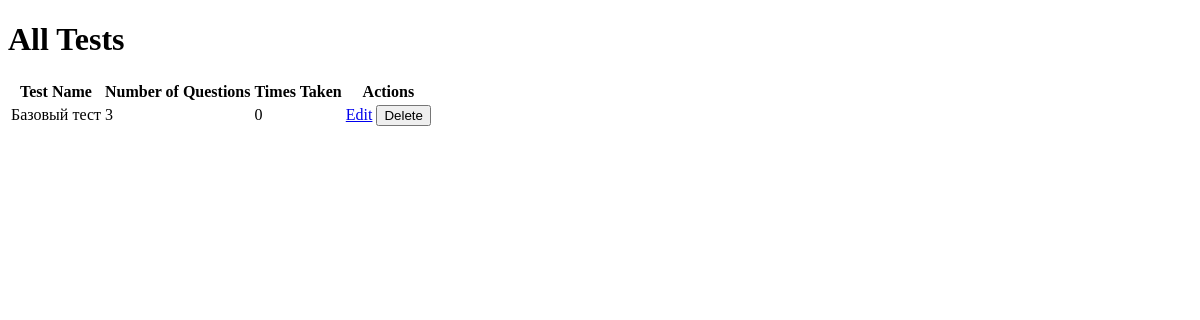
The page /view_tests on the database as committed earlier.
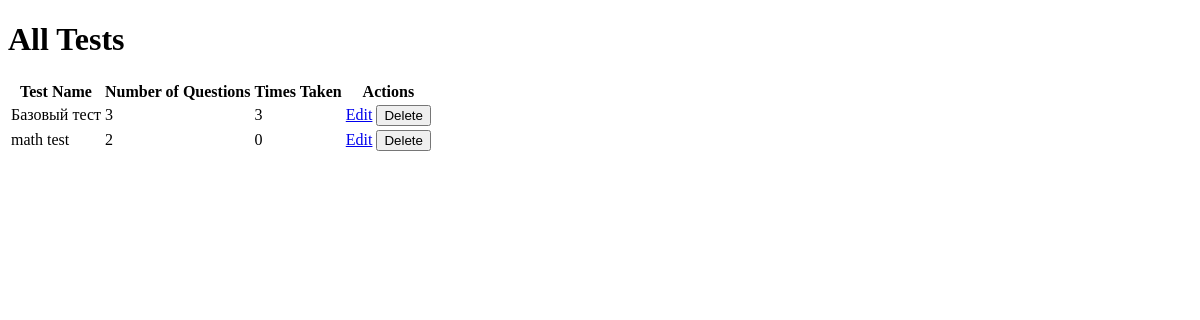
The same page on the database as committed later.
### main.py (models this page shows)
class Tests(db.Model):
    testId = db.Column(db.Integer, primary_key=True)
    test_name = db.Column(db.String(100), nullable=False, unique=True)
    questions = db.relationship('Questions', secondary='test_questions', backref='tests', lazy='dynamic')
    results = db.relationship('Results', back_populates='test')

### main.py (the view)
@app.route('/view_tests')
def view_tests():
    tests = Tests.query.options(joinedload(Tests.results)).all()
    return render_template('view_tests.html', tests=tests)

### templates/view_tests.html (shortened to what this page needs)
<!DOCTYPE html>
<html lang="en">
<head>
</head>
<body>
    <h1>All Tests</h1>
    <table>
        <thead>
            <tr>
                <th>Test Name</th>
                <th>Number of Questions</th>
                <th>Times Taken</th>
                <th>Actions</th>
            </tr>
        </thead>
        <tbody>
            {% for test in tests %}
                <tr>
                    <td>{{ test.test_name }}</td>
                    <td>{{ test.questions.count() }}</td>
                    <td>{{ test.results|length }}</td>
                    <td>
                        <a href="{{ url_for('edit_test', test_id=test.testId) }}">Edit</a>
                        <button onclick="confirmDelete('{{ test.testId }}')">Delete</button>
                    </td>
                </tr>
            {% endfor %}
        </tbody>
    </table>
</body>
</html>

Rows that differ between the two databases and show on the page:
computed for Tests "Базовый тест": results|length "0" → "3"
added Tests: test_name "math test", questions.count "2", results|length "0"
